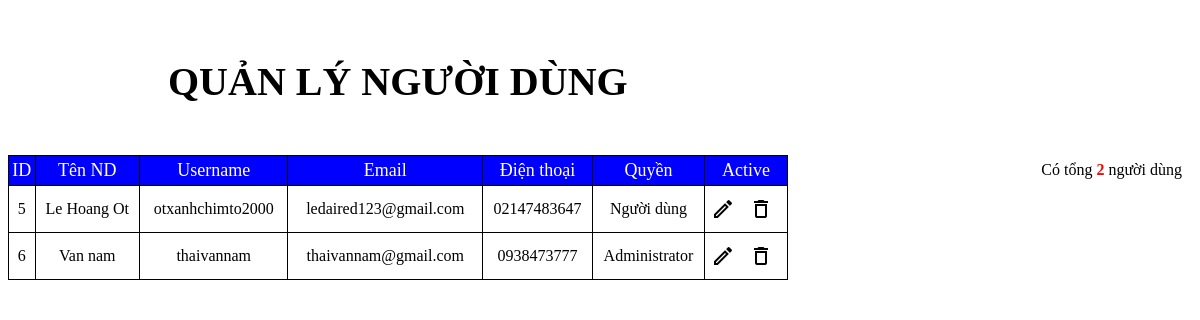
Page /admin/nguoidung.php on the earlier database version.
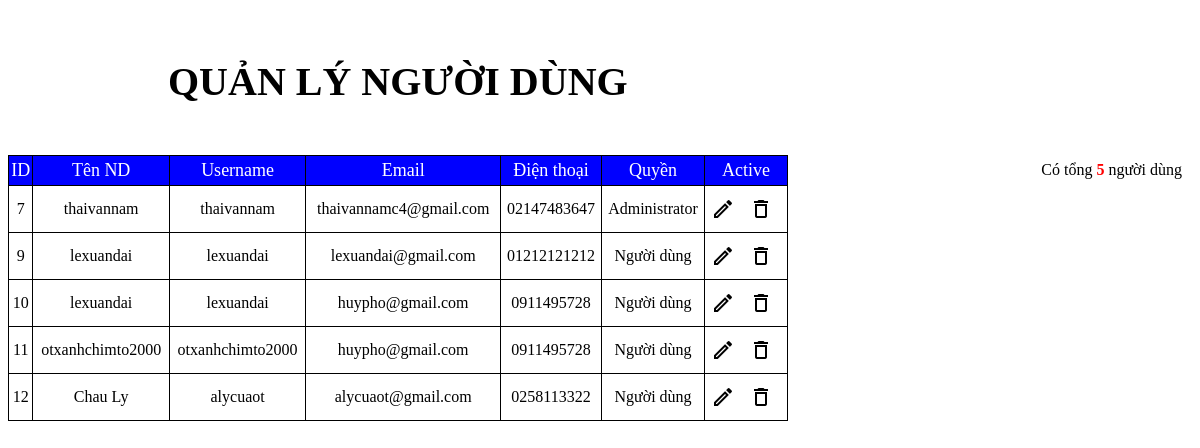
Same page on the later database version.
### tables this page shows
CREATE TABLE `nguoidung` (
  `idnd` int(11) NOT NULL,
  `tennd` varchar(255) NOT NULL,
  `username` varchar(50) NOT NULL,
  `password` varchar(50) NOT NULL,
  `ngaysinh` date NOT NULL,
  `gioitinh` varchar(10) NOT NULL,
  `email` varchar(255) NOT NULL,
  `dienthoai` int(11) NOT NULL,
  `diachi` varchar(255) NOT NULL,
  `ngaydangky` date NOT NULL,
  `phanquyen` int(11) NOT NULL
);

### admin/nguoidung.php (the view, shortened to what this page needs)
<link rel="stylesheet" href="css/hienthi_sp.css">
<?php
	include ('../include/connect.php');
    $select = "select * from nguoidung ";
    $query = mysqli_query($mysqli,$select);
    $dem = mysqli_num_rows($query);
?>
<div class="quanlysp">
	<h3>QUẢN LÝ NGƯỜI DÙNG</h3>
	<p>Có tổng <font color=red><b><?php echo $dem ?></b></font> người dùng</p>
</div>
<table>
    <tr class='tieude_hienthi_sp'>
        <td>ID</td>
        <td>Tên ND</td>
        <td>Username</td>
        <td>Email</td>
        <td>Điện thoại</td>
        <td>Quyền</td>
        <td style="width:80px;">Active</td>
    </tr>
    <?php
		if(!isset($_GET['page'])){
		$page = 1;
		} else {
		$page = $_GET['page'];
		}
		$max_results = 10;
		$from = (($page * $max_results) - $max_results);
		$sql = mysqli_query($mysqli,"SELECT * FROM nguoidung LIMIT $from, $max_results");
    if($dem > 0)
        while ($bien = mysqli_fetch_array($sql))
        {
?>
            <tr class='noidung_hienthi_sp'>
                <td class="masp_hienthi_sp"><?php  echo $bien['idnd'] ?></td>
                <td class="stt_hienthi_sp"><?php echo $bien['tennd'] ?></td>
                <td class="img_hienthi_sp"> <?php echo $bien['username'] ?>  </td>
				<td class="sl_hienthi_sp"><?php echo $bien['email'] ?></td>
				<td class="sl_hienthi_sp">0<?php echo $bien['dienthoai'] ?></td>
				<td class="sl_hienthi_sp"><?php
					if($bien['phanquyen']==0)
						echo "Administrator";
					else
						echo "Người dùng";
				?></td>
                <td class="active_hienthi_sp">
                    <a href='?admin=suand&idnd=<?php echo $bien['idnd'] ?>'><img src="img/sua.png" title="Sửa"></a>
					<?php echo "<p onclick = 'checkdel({$bien['idnd'] })' ><img src='img/xoa.png' title='Xóa' class='delete'></p>" ?>
                </td>
            </tr>
<?php
    }
    else echo "<tr><td colspan='6'>Không có khách hàng</td></tr>";
?>
</table>

### admin/css/hienthi_sp.css (style rules this page uses)
.quanlysp { padding: 10px 10px; }
.quanlysp h3 { font-size: 40px; padding-left: 150px; }
.quanlysp p { float: right; }
table { text-align: center; width: 780px; height: auto; border-collapse: collapse; }
tr td { border: 1px solid black; }
tr.tieude_hienthi_sp td { color: white; background: blue; height: 30px; font-size: 18px; }
.active_hienthi_sp a { float: left; margin-left: 5px; padding: 10px 0px; }
.active_hienthi_sp p { cursor: pointer; padding: 10px 0px; }

Differences in the rows shown:
removed nguoidung: idnd "5", tennd "Le Hoang Ot", username "otxanhchimto2000", email "ledaired123@gmail.com", dienthoai "2147483647", phanquyen "Người dùng"
removed nguoidung: idnd "6", tennd "Van nam", username "thaivannam", email "thaivannam@gmail.com", dienthoai "938473777", phanquyen "Administrator"
added nguoidung: idnd "7", tennd "thaivannam", username "thaivannam", email "thaivannamc4@gmail.com", dienthoai "2147483647", phanquyen "Administrator"
added nguoidung: idnd "9", tennd "lexuandai", username "lexuandai", email "lexuandai@gmail.com", dienthoai "1212121212", phanquyen "Người dùng"
added nguoidung: idnd "10", tennd "lexuandai", username "lexuandai", email "huypho@gmail.com", dienthoai "911495728", phanquyen "Người dùng"
added nguoidung: idnd "11", tennd "otxanhchimto2000", username "otxanhchimto2000", email "huypho@gmail.com", dienthoai "911495728", phanquyen "Người dùng"
added nguoidung: idnd "12", tennd "Chau Ly", username "alycuaot", email "alycuaot@gmail.com", dienthoai "258113322", phanquyen "Người dùng"
Other differences:
$dem: "2" → "5"
